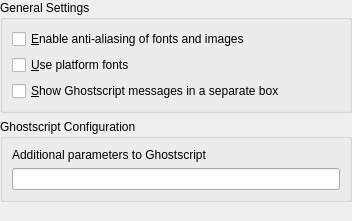
<ui version="4.0" >
 <author></author>
 <comment></comment>
 <exportmacro></exportmacro>
 <class>GSSettingsWidget</class>
 <widget class="QWidget" name="GSSettingsWidget" >
  <property name="geometry" >
   <rect>
    <x>0</x>
    <y>0</y>
    <width>352</width>
    <height>221</height>
   </rect>
  </property>
  <layout class="QVBoxLayout" >
   <property name="margin" >
    <number>0</number>
   </property>
   <property name="spacing" >
    <number>6</number>
   </property>
   <item>
    <widget class="QGroupBox" name="groupBox" >
     <property name="title" >
      <string>General Settings</string>
     </property>
     <layout class="QVBoxLayout" >
      <property name="margin" >
       <number>9</number>
      </property>
      <property name="spacing" >
       <number>6</number>
      </property>
      <item>
       <widget class="QCheckBox" name="kcfg_Antialiasing" >
        <property name="whatsThis" >
         <string>Anti-aliasing makes the result look better, but it makes the display take longer</string>
        </property>
        <property name="text" >
         <string>&amp;Enable anti-aliasing of fonts and images</string>
        </property>
       </widget>
      </item>
      <item>
       <widget class="QCheckBox" name="kcfg_PlatformFonts" >
        <property name="enabled" >
         <bool>true</bool>
        </property>
        <property name="text" >
         <string>&amp;Use platform fonts</string>
        </property>
       </widget>
      </item>
      <item>
       <widget class="QCheckBox" name="kcfg_Messages" >
        <property name="whatsThis" >
         <string>Ghostscript is the basic renderer (the program which draws the picture)&lt;br>
In case of problems you might want to see its error messages</string>
        </property>
        <property name="text" >
         <string>&amp;Show Ghostscript messages in a separate box</string>
        </property>
       </widget>
      </item>
     </layout>
    </widget>
   </item>
   <item>
    <widget class="QGroupBox" name="groupBox_2" >
     <property name="title" >
      <string>Ghostscript Configuration</string>
     </property>
     <layout class="QVBoxLayout" >
      <property name="margin" >
       <number>9</number>
      </property>
      <property name="spacing" >
       <number>6</number>
      </property>
      <item>
       <widget class="QLabel" name="addParams" >
        <property name="text" >
         <string>Additional parameters to Ghostscript</string>
        </property>
        <property name="wordWrap" >
         <bool>true</bool>
        </property>
       </widget>
      </item>
      <item>
       <widget class="KLineEdit" name="kcfg_Arguments" >
        <property name="sizePolicy" >
         <sizepolicy>
          <hsizetype>5</hsizetype>
          <vsizetype>5</vsizetype>
          <horstretch>0</horstretch>
          <verstretch>0</verstretch>
         </sizepolicy>
        </property>
        <property name="whatsThis" >
         <string>Anti-aliasing makes the result look better, but it makes the display take longer</string>
        </property>
       </widget>
      </item>
     </layout>
    </widget>
   </item>
   <item>
    <spacer>
     <property name="orientation" >
      <enum>Qt::Vertical</enum>
     </property>
     <property name="sizeHint" >
      <size>
       <width>10</width>
       <height>5</height>
      </size>
     </property>
    </spacer>
   </item>
  </layout>
 </widget>
 <layoutdefault spacing="6" margin="11" />
 <pixmapfunction>qPixmapFromMimeSource</pixmapfunction>
 <customwidgets>
  <customwidget>
   <class>KLineEdit</class>
   <extends>QLineEdit</extends>
   <header>klineedit.h</header>
   <container>0</container>
   <pixmap></pixmap>
  </customwidget>
 </customwidgets>
 <resources/>
 <connections/>
</ui>
